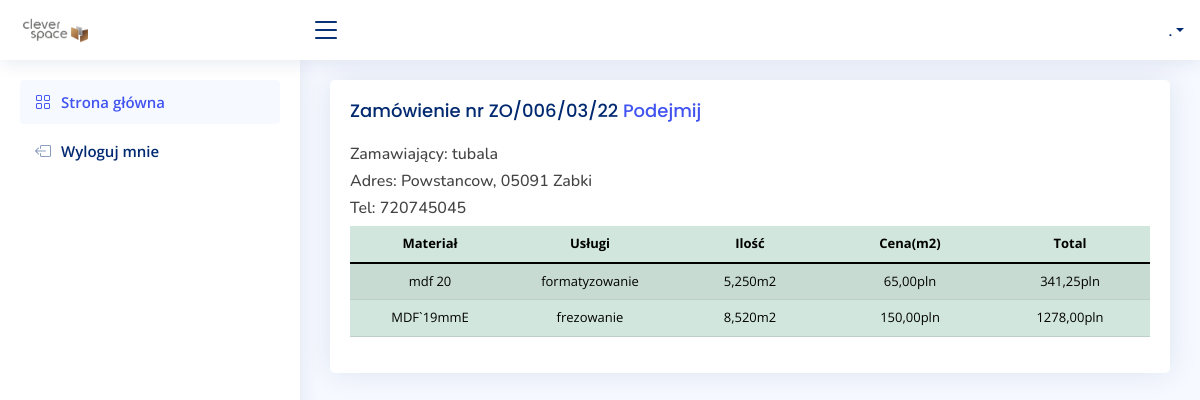
/production/orders/detail/6, run on the app's committed database.
### production/models.py (models this page shows, shortened)
class ProductionOrder(models.Model):
    customer = models.ForeignKey(Customer, on_delete=models.CASCADE)
    order = models.CharField(max_length=255)
    date = models.DateTimeField(auto_now_add=True)
    def __str__(self):
        return self.order

class Customer(models.Model):
    email = models.EmailField(unique=True, blank=True)
    company = models.CharField(max_length=150, blank=True)
    first_name = models.CharField(max_length=150, blank=True)
    last_name = models.CharField(max_length=150, blank=True)
    phone_number = models.CharField(max_length=15, blank=True)
    postcode = models.CharField(max_length=12, blank=True)
    address_line_1 = models.CharField(max_length=150, blank=True)
    address_line_2 = models.CharField(max_length=150, blank=True)
    town_city = models.CharField(max_length=150, blank=True)
    class Meta:
        verbose_name = "Klient"
        verbose_name_plural = "Klienci"
    def __str__(self):
        return self.company

class MaterialServices(models.Model):
    productionorder = models.ForeignKey(ProductionOrder,
                                        on_delete=models.CASCADE)
    material = models.ForeignKey(Material,
                                 blank=True,
                                 null=True,
                                 on_delete=models.CASCADE)
    services = models.ForeignKey(Services,
                                 blank=True,
                                 null=True,
                                 on_delete=models.CASCADE)
    area = models.DecimalField(default=Decimal('0.000'), decimal_places=3, blank=False, max_digits=10)
    price = models.DecimalField(default=Decimal('0.00'), decimal_places=2, blank=False, max_digits=10)
    def total(self):
        return self.area * self.price

class Services(models.Model):
    title = models.CharField(max_length=255)
    def __str__(self):
        return self.title
    class Meta:
        verbose_name = "usługa"
        verbose_name_plural = "usługi"

### order/models.py (models this page shows, shortened)
class Material(models.Model):
    short_name = models.CharField(max_length=255, blank=False, null=True)
    name = models.CharField(max_length=255, blank=False, null=True)
    quantity = models.SmallIntegerField(default=0, blank=False, null=True)
    material_area = models.DecimalField(default=Decimal('5.796'), decimal_places=4, blank=False, max_digits=10)
    class Meta:
        verbose_name = "materiał"
        verbose_name_plural = "materiały"
    def __str__(self):
        return self.short_name

### production/views.py (the view)
# urls.py: path('orders/detail/<int:id>', views.DetailOrder, name='detail-order'),
def DetailOrder(request, id):
    order = ProductionOrder.objects.get(id=id)
    ms = order.materialservices_set.all()
    ctx = {
        'order': order,
        'materialservices': ms,
    }
    return render(request, 'production/detail_order.html', ctx)

### production/templates/production/detail_order.html (shortened to what this page needs)
{% extends 'main.html' %}
{% block content %}
<div class="row">
<div class="col-sm-12">
  <div class="card">
    <div class="card-body">
     <h5 class="card-title">Zamówienie nr {{ order }} <a href="{% url 'create-production' order.id %}">Podejmij</a></h5>
     	<div class="col-sm-12">
        <h6>Zamawiający: {{ order.customer }}</h6>
        <h6>Adres: {{ order.customer.address_line_1 }}, {{ order.customer.postcode }} {{ order.customer.town_city }}</h6>
        <h6>Tel: {{ order.customer.phone_number }}</h6>
     	  <table class="table table-success table-striped">
          <thead>
            <tr>
              <th scope="col">Materiał</th>
              <th scope="col">Usługi</th>
              <th scope="col">Ilość</th>
              <th scope="col">Cena(m2)</th>
              <th scope="col">Total</th>
            </tr>
          </thead>
          <tbody>
            {% for ms in materialservices %}
            <tr>
              <td scope="col">{{ ms.material }}</td>
              <td scope="col">{{ ms.services }}</td>
              <td scope="col">{{ ms.area }}m2</td>
              <td scope="col">{{ ms.price}}pln</td>
              <td scope="col">{{ ms.total|floatformat:2 }}pln</td>
            </tr>
            {% endfor %}
          </tbody>
        </table>
      </div>
   </div>
 </div>
</div>
</div>
{% endblock %}

### static/assets/css/style.css (style rules this page uses)
:root { scroll-behavior: smooth; }
body { font-family: "Open Sans", sans-serif; background: #f6f9ff; color: #444444; }
a { color: #4154f1; text-decoration: none; }
h1, h2, h3, h4, h5, h6 { font-family: "Nunito", sans-serif; }
.card { margin-bottom: 30px; border: none; border-radius: 5px; box-shadow: 0px 0 30px rgba(1, 41, 112, 0.1); overflow: hidden; }
.card-title { padding: 20px 0 15px 0; font-size: 18px; font-weight: 500; color: #012970; font-family: "Poppins", sans-serif; }
.card-body { padding: 0 20px 20px 20px; }
.table { text-align: center; font-size: small; }
table { table-layout: fixed; word-wrap: break-word; }

### data on the page
ProductionOrder: order "ZO/006/03/22", customer "tubala", customer.address_line_1 "Powstancow", customer.postcode "05091", customer.town_city "Zabki", customer.phone_number "720745045"
MaterialServices: material "mdf 20", services "formatyzowanie", area "5,250", price "65,00", total "341,25"
MaterialServices: material "MDF`19mmE", services "frezowanie", area "8,520", price "150,00", total "1278,00"
